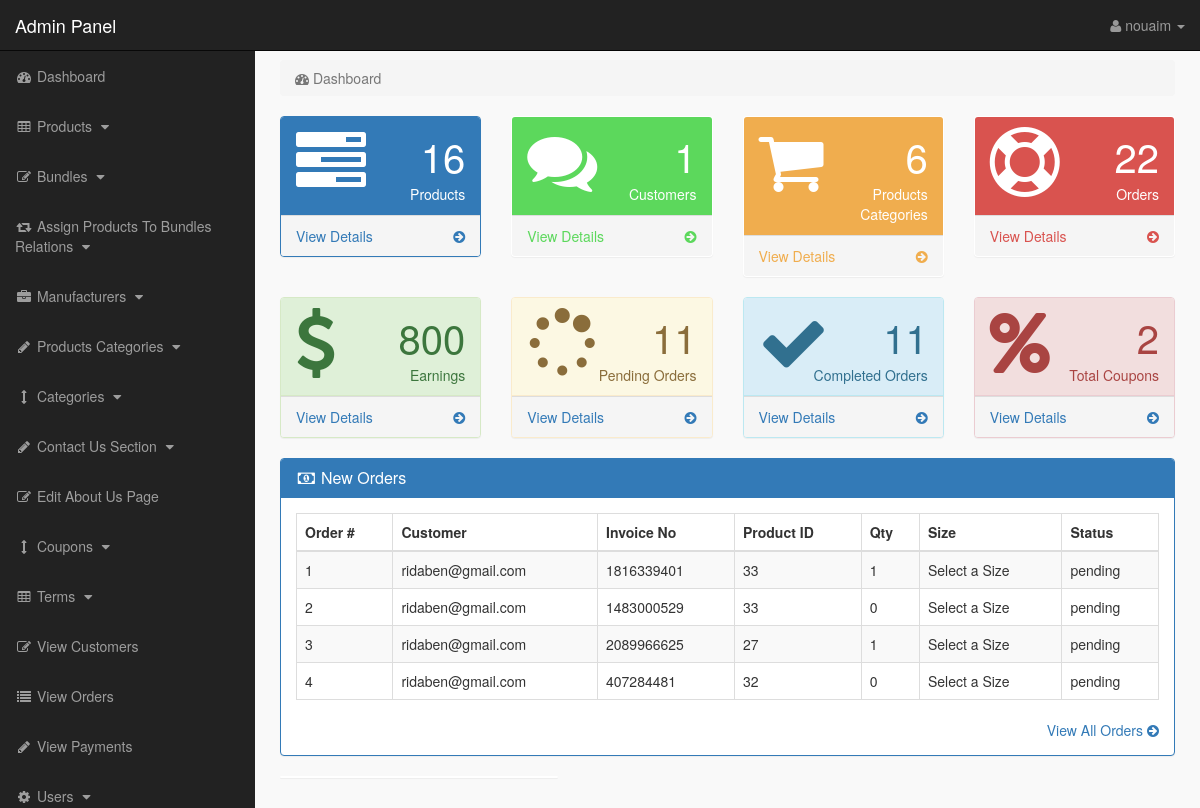
The app's page /admin_area/index.php?dashboard (signed in) with its own data.
### tables this page shows
CREATE TABLE `pending_orders` (
  `order_id` int(10) NOT NULL,
  `customer_id` int(10) NOT NULL,
  `invoice_no` int(10) NOT NULL,
  `product_id` text NOT NULL,
  `qty` int(10) NOT NULL,
  `size` text NOT NULL,
  `order_status` text NOT NULL
);

CREATE TABLE `customers` (
  `customer_id` int(10) NOT NULL,
  `customer_name` varchar(255) NOT NULL,
  `customer_email` varchar(255) NOT NULL,
  `customer_pass` varchar(255) NOT NULL,
  `customer_country` text NOT NULL,
  `customer_city` text NOT NULL,
  `customer_contact` varchar(255) NOT NULL,
  `customer_address` text NOT NULL,
  `customer_image` text NOT NULL,
  `customer_ip` varchar(255) NOT NULL,
  `customer_confirm_code` text NOT NULL
);

### admin_area/dashboard.php (the view, shortened to what this page needs)
<?php
if(!isset($_SESSION['admin_email'])){
echo "<script>window.open('login.php','_self')</script>";
}
else {
?>
<div class="row">
<div class="col-lg-12">
<ol class="breadcrumb">
<li class="active">
<i class="fa fa-dashboard"></i> Dashboard
</li>
</ol>
</div>
</div>
<div class="row">
<div class="col-lg-3 col-md-6">
<div class="panel panel-primary">
<div class="panel-heading">
<div class="row">
<div class="col-xs-3">
<i class="fa fa-tasks fa-5x"> </i>
</div>
<div class="col-xs-9 text-right">
<div class="huge"> <?php echo $count_products; ?> </div>
<div>Products</div>
</div>
</div>
</div>
<a href="index.php?view_products">
<div class="panel-footer">
<span class="pull-left"> View Details </span>
<span class="pull-right"> <i class="fa fa-arrow-circle-right"></i> </span>
<div class="clearfix"></div>
</div>
</a>
</div>
</div>
<div class="col-lg-3 col-md-6">
<div class="panel panel-green">
<div class="panel-heading">
<div class="row">
<div class="col-xs-3">
<i class="fa fa-comments fa-5x"> </i>
</div>
<div class="col-xs-9 text-right">
<div class="huge"> <?php echo $count_customers; ?> </div>
<div>Customers</div>
</div>
</div>
</div>
<a href="index.php?view_customers">
<div class="panel-footer">
<span class="pull-left"> View Details </span>
<span class="pull-right"> <i class="fa fa-arrow-circle-right"></i> </span>
<div class="clearfix"></div>
</div>
</a>
</div>
</div>
<div class="col-lg-3 col-md-6">
<div class="panel panel-yellow">
<div class="panel-heading">
<div class="row">
<div class="col-xs-3">
<i class="fa fa-shopping-cart fa-5x"> </i>
</div>
<div class="col-xs-9 text-right">
<div class="huge"> <?php echo $count_p_categories; ?> </div>
<div>Products Categories</div>
</div>
</div>
</div>
<a href="index.php?view_p_cats">
<div class="panel-footer">
<span class="pull-left"> View Details </span>
<span class="pull-right"> <i class="fa fa-arrow-circle-right"></i> </span>
<div class="clearfix"></div>
</div>
</a>
</div>
</div>
<div class="col-lg-3 col-md-6">
<div class="panel panel-red">
<div class="panel-heading">
<div class="row">
<div class="col-xs-3">
<i class="fa fa-support fa-5x"> </i>
</div>
<div class="col-xs-9 text-right">
<div class="huge"> <?php echo $count_total_orders; ?> </div>
<div>Orders</div>
</div>
</div>
</div>
<a href="index.php?view_orders">
<div class="panel-footer">
<span class="pull-left"> View Details </span>
<span class="pull-right"> <i class="fa fa-arrow-circle-right"></i> </span>
<div class="clearfix"></div>
</div>
</a>
</div>
</div>
</div>
<div class="row">
    <div class="col-lg-3 col-md-6">
        <div class="panel panel-success">
        <div class="panel-heading">
        <div class="row">
        <div class="col-xs-3">
        <i class="fa fa-dollar fa-5x"> </i>
        </div>
        <div class="col-xs-9 text-right">
        <div class="huge"> <?php echo $count_total_earnings ?> </div>
        <div>Earnings</div>
        </div>
        </div>
        </div>
        <a href="index.php?view_orders">
        <div class="panel-footer">
        <span class="pull-left"> View Details </span>
        <span class="pull-right"> <i class="fa fa-arrow-circle-right"></i> </span>
        <div class="clearfix"></div>
        </div>
        </a>
        </div>
        </div>
        <div class="col-lg-3 col-md-6">
            <div class="panel panel-warning">
            <div class="panel-heading">
            <div class="row">
            <div class="col-xs-3">
            <i class="fa fa-spinner fa-5x"> </i>
            </div>
            <div class="col-xs-9 text-right">
            <div class="huge"> <?php echo $count_pending_orders ?> </div>
            <div>Pending Orders</div>
            </div>
            </div>
            </div>
            <a href="index.php?view_orders">
            <div class="panel-footer">
            <span class="pull-left"> View Details </span>
            <span class="pull-right"> <i class="fa fa-arrow-circle-right"></i> </span>
            <div class="clearfix"></div>
            </div>
            </a>
            </div>
            </div>
            <div class="col-lg-3 col-md-6">
                <div class="panel panel-info">
                <div class="panel-heading">
                <div class="row">
                <div class="col-xs-3">
                <i class="fa fa-check fa-5x"> </i>
                </div>
                <div class="col-xs-9 text-right">
                <div class="huge"> <?php echo $count_completed_orders ?> </div>
                <div>Completed Orders</div>
                </div>
                </div>
                </div>
                <a href="index.php?view_orders">
                <div class="panel-footer">
                <span class="pull-left"> View Details </span>
                <span class="pull-right"> <i class="fa fa-arrow-circle-right"></i> </span>
                <div class="clearfix"></div>
                </div>
                </a>
                </div>
                </div>
                <div class="col-lg-3 col-md-6">
                    <div class="panel panel-danger">
                    <div class="panel-heading">
                    <div class="row">
                    <div class="col-xs-3">
                    <i class="fa fa-percent fa-5x"> </i>
                    </div>
                    <div class="col-xs-9 text-right">
                    <div class="huge"> <?php echo $count_coupons; ?> </div>
                    <div>Total Coupons</div>
                    </div>
                    </div>
                    </div>
                    <a href="index.php?view_orders">
                    <div class="panel-footer">
                    <span class="pull-left"> View Details </span>
                    <span class="pull-right"> <i class="fa fa-arrow-circle-right"></i> </span>
                    <div class="clearfix"></div>
                    </div>
                    </a>
                    </div>
                    </div>
</div>
<div class="row" >
<div class="col-lg-12" >
<div class="panel panel-primary" >
<div class="panel-heading" >
<h3 class="panel-title" >
<i class="fa fa-money fa-fw" ></i> New Orders
</h3>
</div>
<div class="panel-body" >
<div class="table-responsive" >
<table class="table table-bordered table-hover table-striped" >
<thead>
<tr>
<th>Order #</th>
<th>Customer</th>
<th>Invoice No</th>
<th>Product ID</th>
<th>Qty</th>
<th>Size</th>
<th>Status</th>
</tr>
</thead>
<tbody>
<?php
$i = 0;
$get_order = "select * from pending_orders order by 1 DESC LIMIT 0,5";
$run_order = mysqli_query($con,$get_order);
while($row_order=mysqli_fetch_array($run_order)){
$c_id = $row_order['customer_id'];
$invoice_no = $row_order['invoice_no'];
$product_id = $row_order['product_id'];
$qty = $row_order['qty'];
$size = $row_order['size'];
$order_status = $row_order['order_status'];
$i++;
?>
<tr>
<td><?php echo $i; ?></td>
<td>
<?php
$get_customer = "select * from customers where customer_id='$c_id'";
$run_customer = mysqli_query($con,$get_customer);
$row_customer = mysqli_fetch_array($run_customer);
$customer_email = $row_customer['customer_email'];
echo $customer_email;
?>
</td>
<td><?php echo $invoice_no; ?></td>
<td><?php echo $product_id; ?></td>
<td><?php echo $qty; ?></td>
<td><?php echo $size; ?></td>
<td>
<?php
if($order_status=='pending'){
echo $order_status='pending';
}
else {
echo $order_status='Complete';
}
?>
</td>
</tr>
<?php } ?>
</tbody>
</table>
</div>
<div class="text-right" >
<a href="index.php?view_orders" >
View All Orders <i class="fa fa-arrow-circle-right" ></i>
</a>
</div>
</div>
</div>
</div>
<div class="col-md-4">
<div class="panel">
</div>
</div>
</div>
<?php } ?>

### admin_area/includes/sidebar.php (shortened to what this page needs)
<?php
if(!isset($_SESSION['admin_email'])){
echo "<script>window.open('login.php','_self')</script>";
}
else {
?>
<nav class="navbar navbar-inverse navbar-fixed-top" >
<div class="navbar-header" >
<a class="navbar-brand" href="index.php?dashboard" >Admin Panel</a>
</div>
<ul class="nav navbar-right top-nav" >
<li class="dropdown" >
<a href="#" class="dropdown-toggle" data-toggle="dropdown" >
<i class="fa fa-user" ></i>
<?php echo $admin_name; ?> <b class="caret" ></b>
</a>
</li>
</ul>
<div class="collapse navbar-collapse navbar-ex1-collapse">
<ul class="nav navbar-nav side-nav">
<li>
<a href="index.php?dashboard">
<i class="fa fa-fw fa-dashboard"></i> Dashboard
</a>
</li>
<li>
<a href="#" data-toggle="collapse" data-target="#products">
<i class="fa fa-fw fa-table"></i> Products
<i class="fa fa-fw fa-caret-down"></i>
</a>
</li>
<li>
<a href="#" data-toggle="collapse" data-target="#bundles">
<i class="fa fa-fw fa-edit"></i> Bundles
<i class="fa fa-fw fa-caret-down"></i>
</a>
</li>
<li>
<a href="#" data-toggle="collapse" data-target="#relations">
<i class="fa fa-fw fa-retweet"></i> Assign Products To Bundles Relations
<i class="fa fa-fw fa-caret-down"></i>
</a>
</li>
<li>
<a href="#" data-toggle="collapse" data-target="#manufacturers">
<i class="fa fa-fw fa-briefcase"></i> Manufacturers
<i class="fa fa-fw fa-caret-down"></i>
</a>
</li>
<li>
<a href="#" data-toggle="collapse" data-target="#p_cat">
<i class="fa fa-fw fa-pencil"></i> Products Categories
<i class="fa fa-fw fa-caret-down"></i>
</a>
</li>
<li>
<a href="#" data-toggle="collapse" data-target="#cat">
<i class="fa fa-fw fa-arrows-v"></i> Categories
<i class="fa fa-fw fa-caret-down"></i>
</a>
</li>
<li>
<a href="#" data-toggle="collapse" data-target="#contact_us">
<i class="fa fa-fw fa-pencil"> </i> Contact Us Section
<i class="fa fa-fw fa-caret-down"></i>
</a>
</li>
<li>
<a href="index.php?edit_about_us">
<i class="fa fa-fw fa-edit"></i> Edit About Us Page
</a>
</li>
<li>
<a href="#" data-toggle="collapse" data-target="#coupons">
<i class="fa fa-fw fa-arrows-v"></i> Coupons
<i class="fa fa-fw fa-caret-down"></i>
</a>
</li>
<li>
<a href="#" data-toggle="collapse" data-target="#terms" >
<i class="fa fa-fw fa-table"></i> Terms
<i class="fa fa-fw fa-caret-down"></i>
</a>
</li>
<li>
<a href="index.php?view_customers">
<i class="fa fa-fw fa-edit"></i> View Customers
</a>
</li>
<li>
<a href="index.php?view_orders">
<i class="fa fa-fw fa-list"></i> View Orders
</a>
</li>
<li>
<a href="index.php?view_payments">
<i class="fa fa-fw fa-pencil"></i> View Payments
</a>
</li>
<li>
<a href="#" data-toggle="collapse" data-target="#users">
<i class="fa fa-fw fa-gear"></i> Users
<i class="fa fa-fw fa-caret-down"></i>
</a>
</li>
</ul>
</div>
</nav>
<?php } ?>

### admin_area/css/style.css (style rules this page uses)
body { margin-top:100px; }
@media (min-width: 768px) { body { margin-top:50px; } }
.top-nav { padding:0 15px; }
.top-nav>li { display:inline-block; float:left; }
.top-nav>li>a { padding-top:15px; padding-bottom:15px; line-height:20px; color:#999; }
@media (min-width: 768px) { .side-nav { position:fixed; top:51px; width:255px; border-radius:0; overflow-y:auto; background-color: #222; bottom:0; overflow-x:hidden; padding-bottom:40px; } }
@media (min-width: 768px) { .side-nav>li>a { width:255px; } }
.huge { font-size:40px; line-height:normal; }
.panel-green > .panel-heading { color:#fff; background-color:#5cd85c; }
.panel-green > a { color:#5cd85c; }
.panel-red > .panel-heading { color:#fff; background-color:#d9534f; }
.panel-red > a { color:#d9534f; }
.panel-yellow > .panel-heading { color:#fff; background-color:#f0ad4e; }
.panel-yellow > a { color:#f0ad4e; }
.panel-body { border-radius:5px; }

### records on screen
pending_orders: customer.customer_email "ridaben@gmail.com", invoice_no "1816339401", product "33", qty "1", size "Select a Size"
pending_orders: customer.customer_email "ridaben@gmail.com", invoice_no "1483000529", product "33", qty "0", size "Select a Size"
pending_orders: customer.customer_email "ridaben@gmail.com", invoice_no "2089966625", product "27", qty "1", size "Select a Size"
pending_orders: customer.customer_email "ridaben@gmail.com", invoice_no "407284481", product "32", qty "0", size "Select a Size"

### other values on screen
$admin_name "nouaim"
$count_products "16"
$count_customers "1"
$count_p_categories "6"
$count_total_orders "22"
$count_total_earnings "800"
$count_pending_orders "11"
$count_completed_orders "11"
$count_coupons "2"
